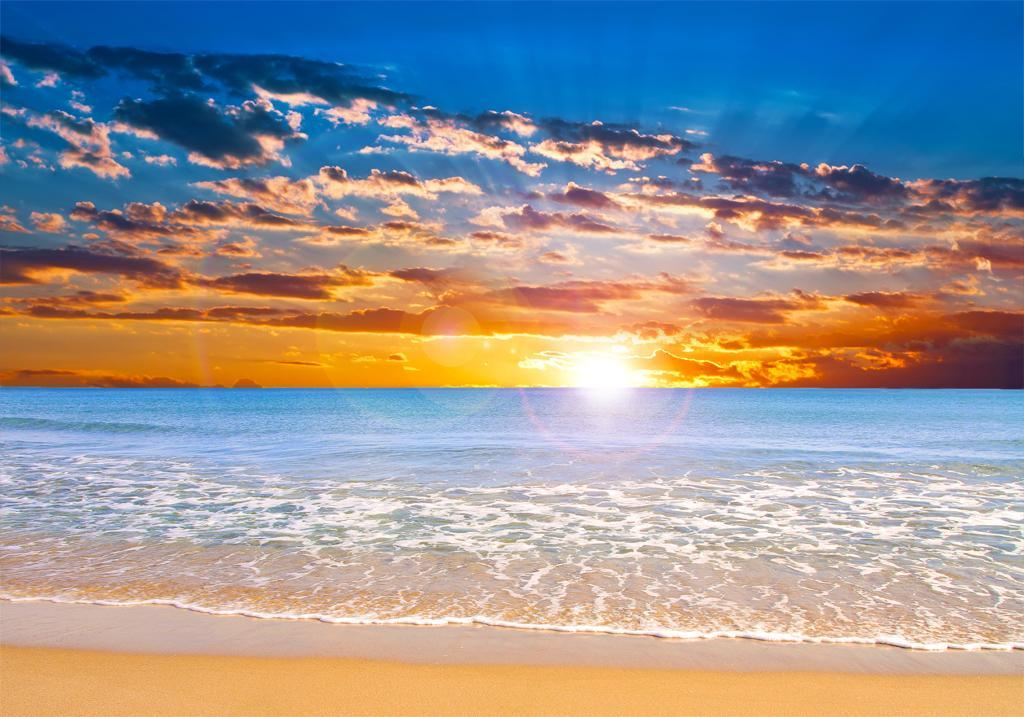
#> input picture image.jpg, 1024 x 717 px
$ python ex2.py image.jpg
#> lines starting #> are read from the running program, lines starting #| are printed output that depends on the picture; after the words box and inside, x2 and y2 are one past the last pixel; in counts of white or black regions, pixels touching at a corner belong together
import sys
import cv2
import numpy as np
import matplotlib.pyplot as plt


def create_gradient_image(height, width):
    """שאלה 1: יצירת תמונת גרדיאנט משחור ללבן"""
    img = np.zeros((height, width), dtype=np.uint8)
    for y in range(height):
        for x in range(width):
            img[y, x] = (x + y) * 255 // (width + height)
    return img


def brighten(img, b, func="np"):
    """שאלה 2: הוספת בהירות לכל הפיקסלים"""
    if func == "np":
        out = np.add(img, b)
    elif func == "cv2":
        out = cv2.add(img, b)
    else:
        raise ValueError("func must be 'np' or 'cv2'")
    return out


def test_brighten_twice(img):
    """שאלה 3: הפעלה כפולה והצגת הבדל"""
    np_img = brighten(brighten(img, 50, "np"), 50, "np")
    cv_img = brighten(brighten(img, 50, "cv2"), 50, "cv2")

    plt.figure("Brighten Test")
    plt.subplot(1, 3, 1)
    plt.title("Original")
    plt.imshow(img, cmap='gray')
    plt.axis('off')

    plt.subplot(1, 3, 2)
    plt.title("NP twice")
    plt.imshow(np_img, cmap='gray')
    plt.axis('off')

    plt.subplot(1, 3, 3)
    plt.title("CV2 twice")
    plt.imshow(cv_img, cmap='gray')
    plt.axis('off')

    plt.show()


def contrast(height, width, fg, bg):
    """שאלה 4: יצירת תמונה עם ניגודיות נמוכה"""
    img = np.full((height, width), bg, dtype=np.uint8)
    center = (width // 2, height // 2)
    radius = min(width, height) // 4
    cv2.circle(img, center, radius, fg, -1)
    return img


def normalize(img):
    """שאלה 5: נירמול תמונה למינימום 0 ומקסימום 255"""
    min_val = img.min()
    max_val = img.max()
    img_f = img.astype(np.float32)
    out = (img_f - min_val) * 255 / (max_val - min_val)
    out = np.clip(out, 0, 255).astype(np.uint8)
    return out


def test_pixel_change(img):
    """שאלה 6: שינוי פיקסל ובדיקת השפעה על normalization"""
    img2 = img.copy()
    img2[0, 0] = 0
    img2[0, 1] = 255
    norm = normalize(img2)
    return norm


def bw_and_histogram(path):
    """שאלה 7: המרת תמונה לשחור-לבן וחישוב היסטוגרמה"""
    img = cv2.imread(path, cv2.IMREAD_GRAYSCALE)

    # המרה לשחור/לבן
    th = 128
    bw = np.where(img > th, 255, 0).astype(np.uint8)

    # חישוב היסטוגרמה ידנית
    hist = np.zeros(256, dtype=np.int32)
    for y in range(img.shape[0]):
        for x in range(img.shape[1]):
            hist[img[y, x]] += 1

    # הצגת היסטוגרמה
    plt.figure("Histogram")
    plt.bar(range(256), hist)
    plt.title("Histogram")
    plt.show()

    return bw


def main():
    if len(sys.argv) < 2:
        print(f"Usage: python {sys.argv[0]} image-filename")
        exit(-1)

    image_path = sys.argv[1]

    # שאלה 1
    gradient = create_gradient_image(255, 255)
    cv2.imwrite("gradient.png", gradient)
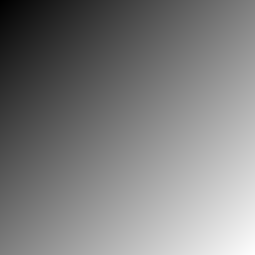
#> saved as gradient.png: shape (255, 255); min 0, max 254, mean 126.8

    # שאלה 2+3
    test_brighten_twice(gradient)
#> in test_brighten_twice, `plt.show()`:
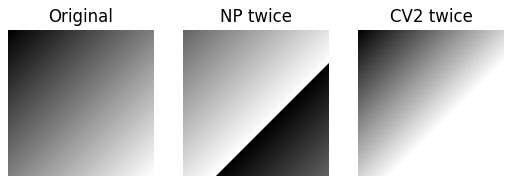
#> figure drawn by matplotlib, 3 panels

    # שאלה 4+5
    low_contrast = contrast(300, 300, fg=105, bg=100)
#> in contrast, `cv2.circle(img, center, radius, fg, -1)`:
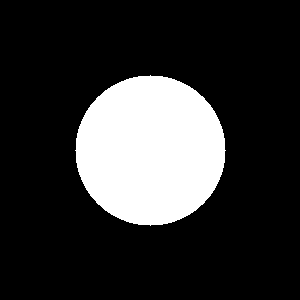
#> img: shape (300, 300); values 100 (black) and 105 (white), 19.6% white; 1 white region, box (x1, y1, x2, y2) and area: (75, 75, 226, 226) 17665
    normalized = normalize(low_contrast)

    # שאלה 6
    test_pixel_change(low_contrast)

    # שאלה 7
    bw_and_histogram(image_path)
#> in bw_and_histogram, `img = cv2.imread(path, cv2.IMREAD_GRAYSCALE)`:
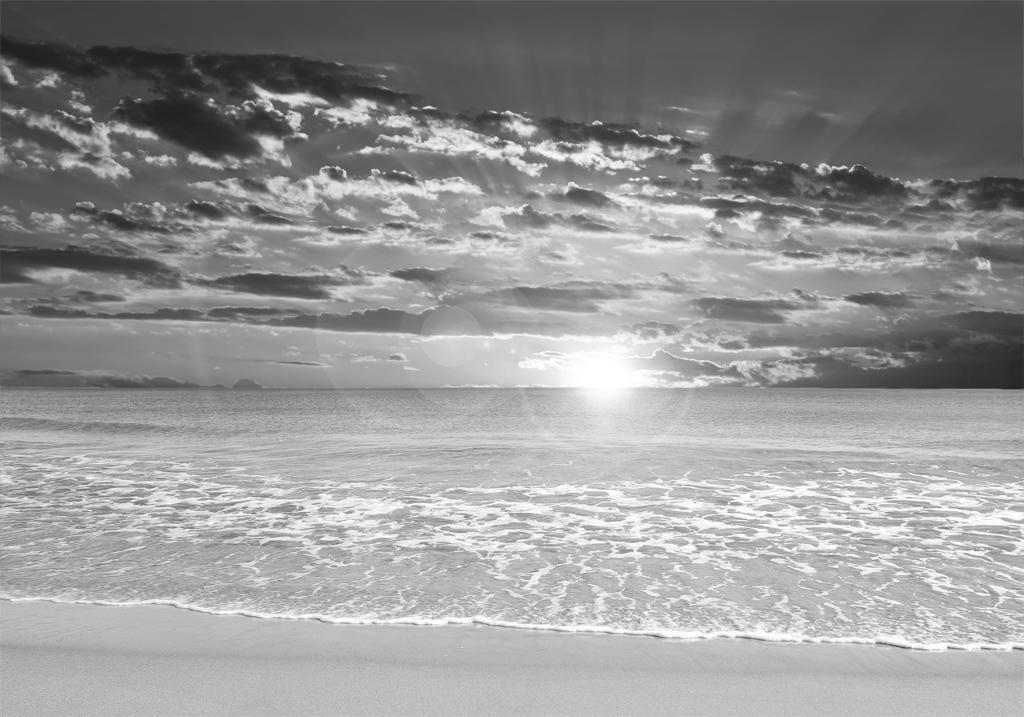
#> img: shape (717, 1024); min 29, max 255, mean 150.6
#> in bw_and_histogram, `bw = np.where(img > th, 255, 0).astype(np.uint8)`:
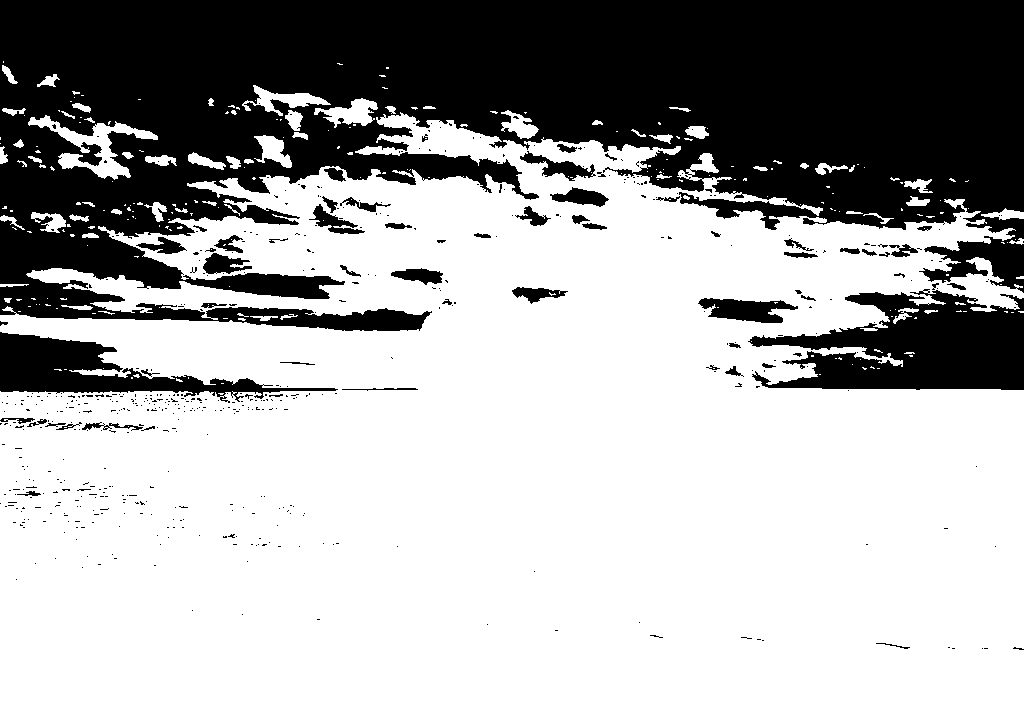
#> bw: shape (717, 1024); 66.6% white; 555 black regions (493 under 20 px), largest, box (x1, y1, x2, y2) and area: (0, 0, 1024, 331) 209344, (748, 289, 1024, 390) 17389, (0, 332, 338, 403) 8127
#> in bw_and_histogram, `plt.show()`:
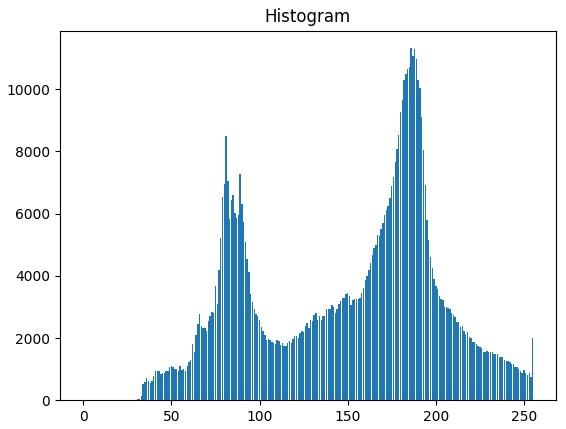
#> figure drawn by matplotlib, 1 panel; tallest bar 11321 high, from x = 185.6 to 186.4


if __name__ == "__main__":
    main()
